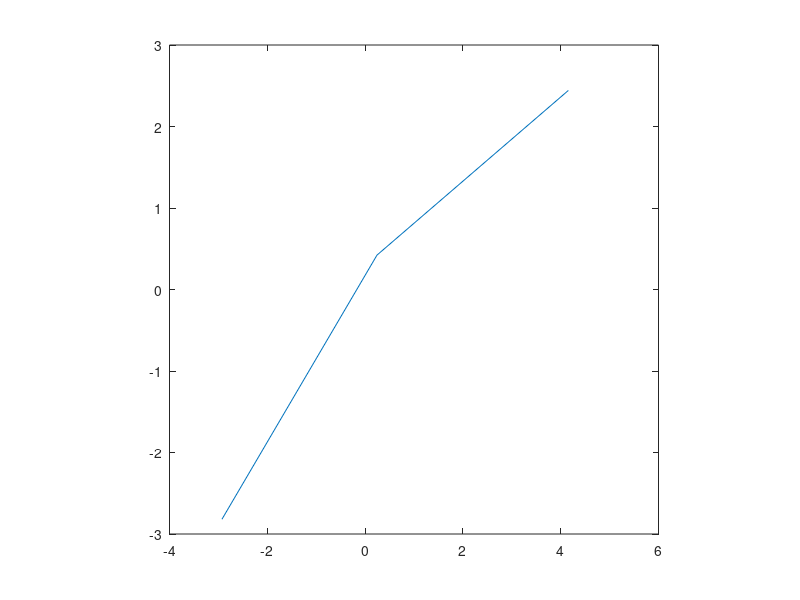
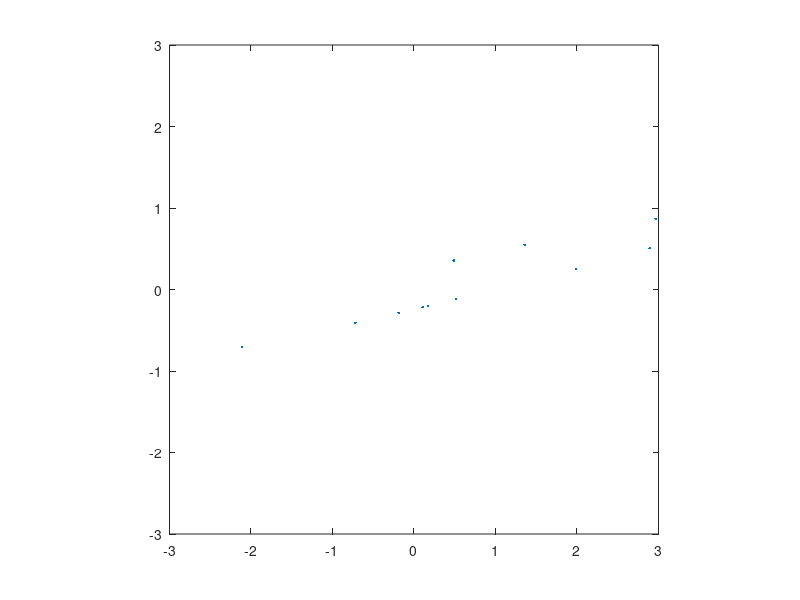

Here is the MATLAB script that generated these plots, in order:

N = 20;
center = [0, 0];
noiseVariance = 0;
radiusx = 1;
radiusy = 1;
skewx = 4;
skewy = 0;

points = zeros(N, 3);

for i=1:N
    theta = randn()*2*pi;
    [x, y] = pol2cart(theta, 1);

    x = x + sqrt(noiseVariance)*randn();
    y = y + sqrt(noiseVariance)*randn();
    point = [x, y, 1] + sqrt(noiseVariance)*[randn(1, 2) 0];

    A = [radiusx   skewx    center(1);
         skewy     radiusy  center(2);
         0         0        1];

    point = A * point';

    points(i, :) = point';
end

points = sortrows(points)
[az, el, r] = cart2sph(points(:, 1), points(:, 2), points(:, 3));
aer = sortrows([az, el, r])

figure;
%hist(points(:,3))
plot(aer(1,:), aer(3,:));
axis square

%K = corrcoef(points(1, :), points(2, :))
%R = cov(points(1, :), points(2, :))

figure;
%close all;
plot(points(:, 1), points(:, 2), '.');
axis square;
xlim([-3 3]);
ylim([-3 3]);